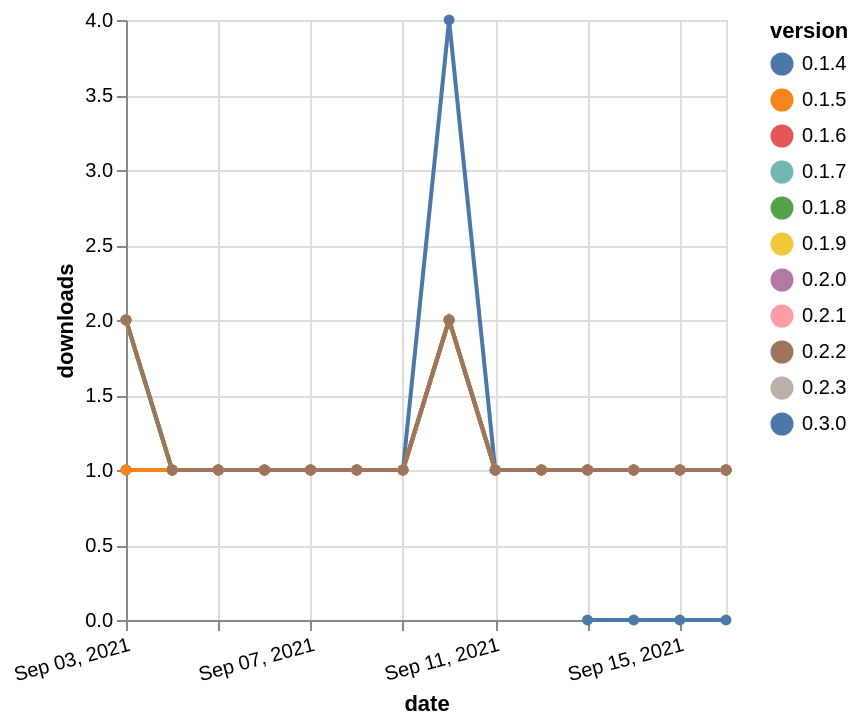

Source (Vega-Lite JSON):
### Vega-Lite specification from a JSON file in a GitHub repository (floating-point values rounded to 4 significant figures; data arrays with more than 128 entries replaced by an {"elided": "..."} marker saying what was removed)
{"$schema": "https://vega.github.io/schema/vega-lite/v5.json", "description": "A simple bar chart with embedded data.", "data": {"values": {"elided": "144 records"}}, "width": "container", "mark": {"type": "line", "point": {"filled": true}}, "encoding": {"x": {"field": "date", "type": "temporal", "timeUnit": "yearmonthdate", "title": "date", "axis": {"labelAngle": -15}}, "y": {"field": "delta", "type": "quantitative", "title": "downloads"}, "color": {"field": "version", "type": "nominal"}, "tooltip": {"field": "delta"}}}
